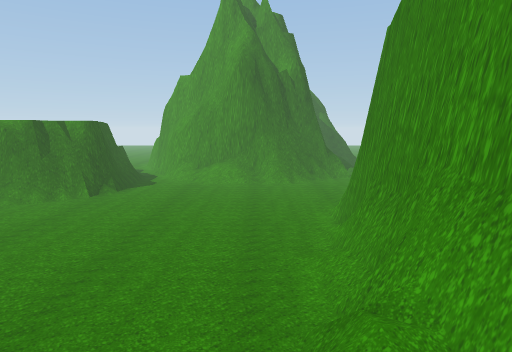
[1] (above)

16 first-person views from a walk through a Unity game level. The camera is 1.5 m above the floor, tilts 8° down and sees 75° across. The floor is counted in squares, 0.5 m on a side. Each view is taken from the middle of a square. On the plan, view 1 faces up. The plan holds only what a view shows up to about 20 squares ahead; the rest is blank. The place goes on beyond the plan. The player is left out.

[2]
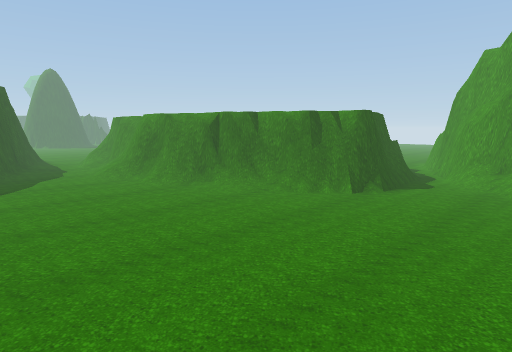

[3]
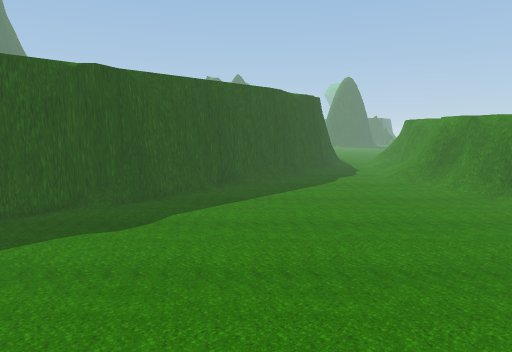

[4]
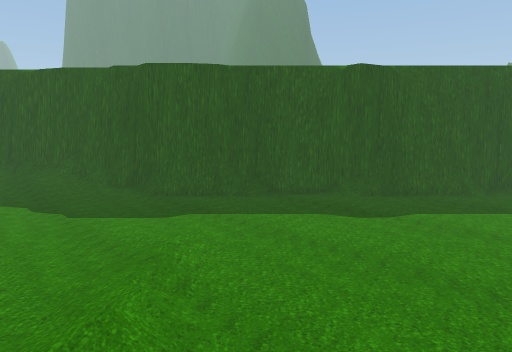

[5]
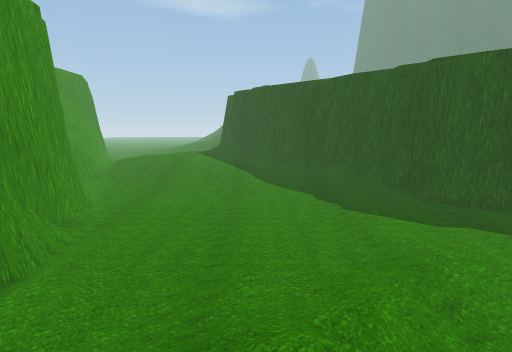

[6]
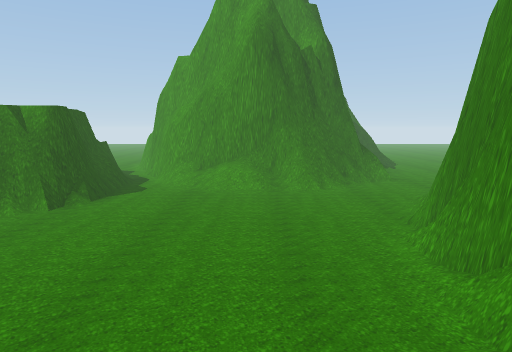

[7]
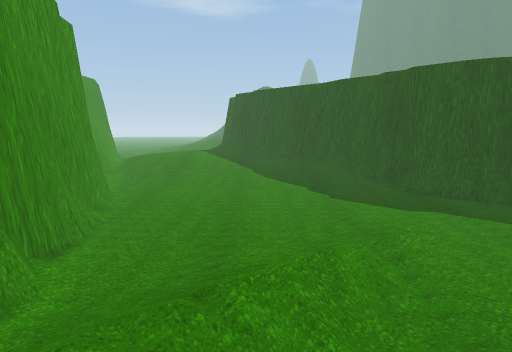

[8]
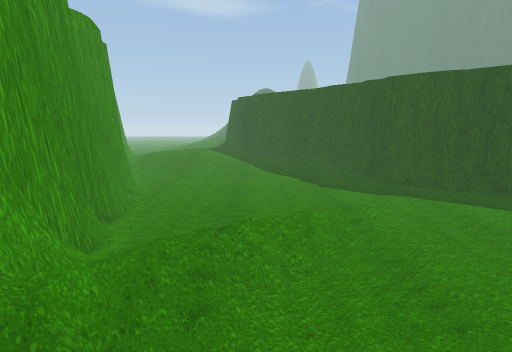

[9]
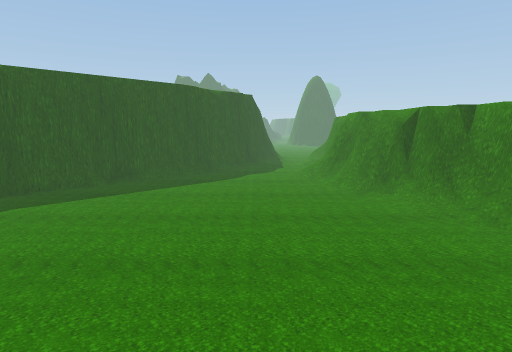

[10]
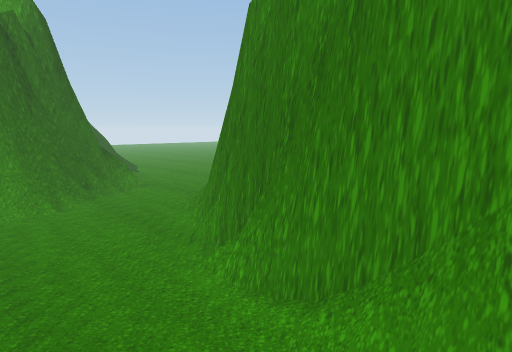

[11]
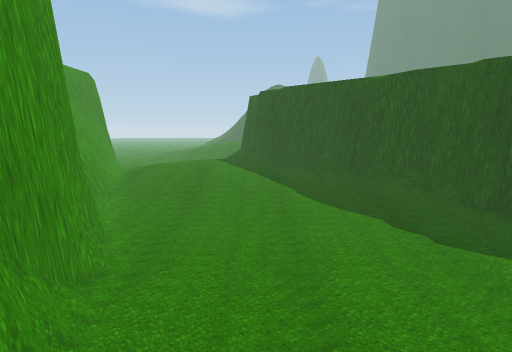

[12]
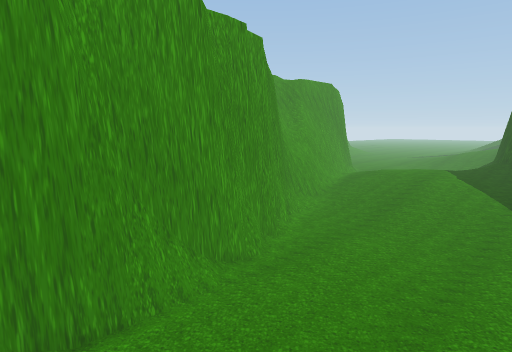

[13]
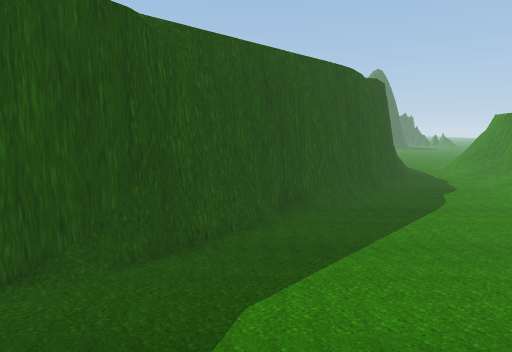

[14]
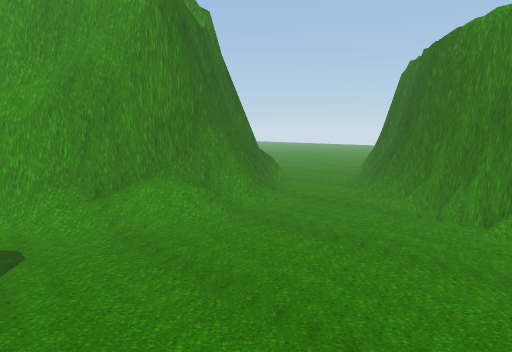

[15]
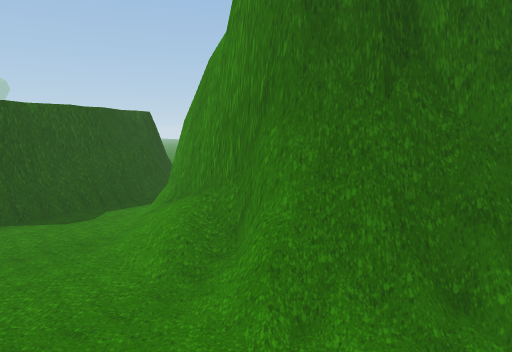

[16]
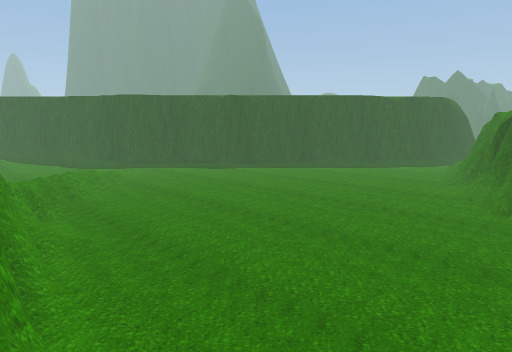

### Floor plan
Key: @ floor where view 1 was taken; # wall or solid block; . main floor; : floor 0.25 m higher than the main floor; + floor 0.5 m higher than the main floor; / step, stairs or slope; = window, fence, low wall or low ledge; ^ raised ledge.
Columns run from 22 left of view 1 to 8 right of it. Each row starts with its distance up from view 1.
 25           #^==.=###     #####
 24            ^#=..==########^=#..
 23             #=...:#==####=#....
 22             #^....///+/+:......
 21             ###......///.......
 20             ##=...............#
 19             ##=..............=^
 18            ##=..............=##
 17        #####=#.............=##
 16        ##=== ..............##
 15     ####= ................=##
 14  #####=#..................##
 13  ##==#...................=#
 12  = ......................=#
 11  ........................##
 10 .........................##
  9 .........................#
  8 ........................:#
  7 ........................##
  6 ........................=#
  5 .......................:+#
  4 .......................:+#
  3 =...................../++#
  2 #=...................////#
  1 ##=.................////:#
  0  ##=...............///@/.##
 -1   ##=..............///....#
 -2    ###............/:/.....#
 -3     ###........../:.......##
 -4      ###..................##
 -5       ##=.................=#
 -6        ##..................#
 -7         ## ................#
 -8          ##=...............##
 -9           ###..............=#
-10            ###..............##
-11             ##=.............=#
-12              ##..............##
-13               ##:............##
-14               ##/::...........=
-15                ##/:::::::::::.=
-16                 ##::::::::::::=
-17                  ##::::::+:::::
-18                  ##=::+++++++::
-19                   ###+++++++++:

Where each view was taken, in squares from view 1:
view 1: 0 up, 0 right, facing up
view 2: 3 up, 1 left, facing up-left
view 3: 2 up, 1 left, facing left
view 4: 3 up, 1 left, facing down-left
view 5: 3 up, 1 left, facing down
view 6: 5 up, 1 left, facing up
view 7: 5 up, 1 left, facing down
view 8: 8 up, 1 left, facing down
view 9: 8 up, 1 left, facing left
view 10: 8 up, 1 left, facing up-right
view 11: 0 up, 1 right, facing down
view 12: 1 down, 2 left, facing down-right
view 13: 1 down, 8 left, facing left
view 14: 12 up, 8 left, facing up-right
view 15: 18 up, 5 right, facing up-left
view 16: 18 up, 4 right, facing down-left
